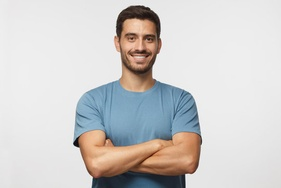
#> input picture Thai_tuan_TH3/Anh.jpg, 281 x 188 px, shrunk from 540 x 360 before the run, found by its file name
$ python Cau05.py
#> lines starting #> are read from the running program, lines starting #| are printed output that depends on the picture
import cv2
import numpy as np
from Anh import Anh

img = cv2.imread(Anh)
#> img is the input picture: shape (188, 281, 3); mean B, G, R 204, 205.1, 207.1
h,w = img.shape[:2]
#> h = 188; w = 281
x = float(input('Nhap goc xoay x: '))
#> the answer given: 3
M = cv2.getRotationMatrix2D((0,0), x, 1)
img_new = cv2.warpAffine(img, M, (w,h))
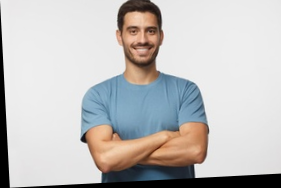
#> img_new: shape (188, 281, 3); mean B, G, R 191.4, 192.4, 194.4
cv2.imshow('Anh', img_new)
cv2.waitKey(0)
cv2.destroyAllWindows()
